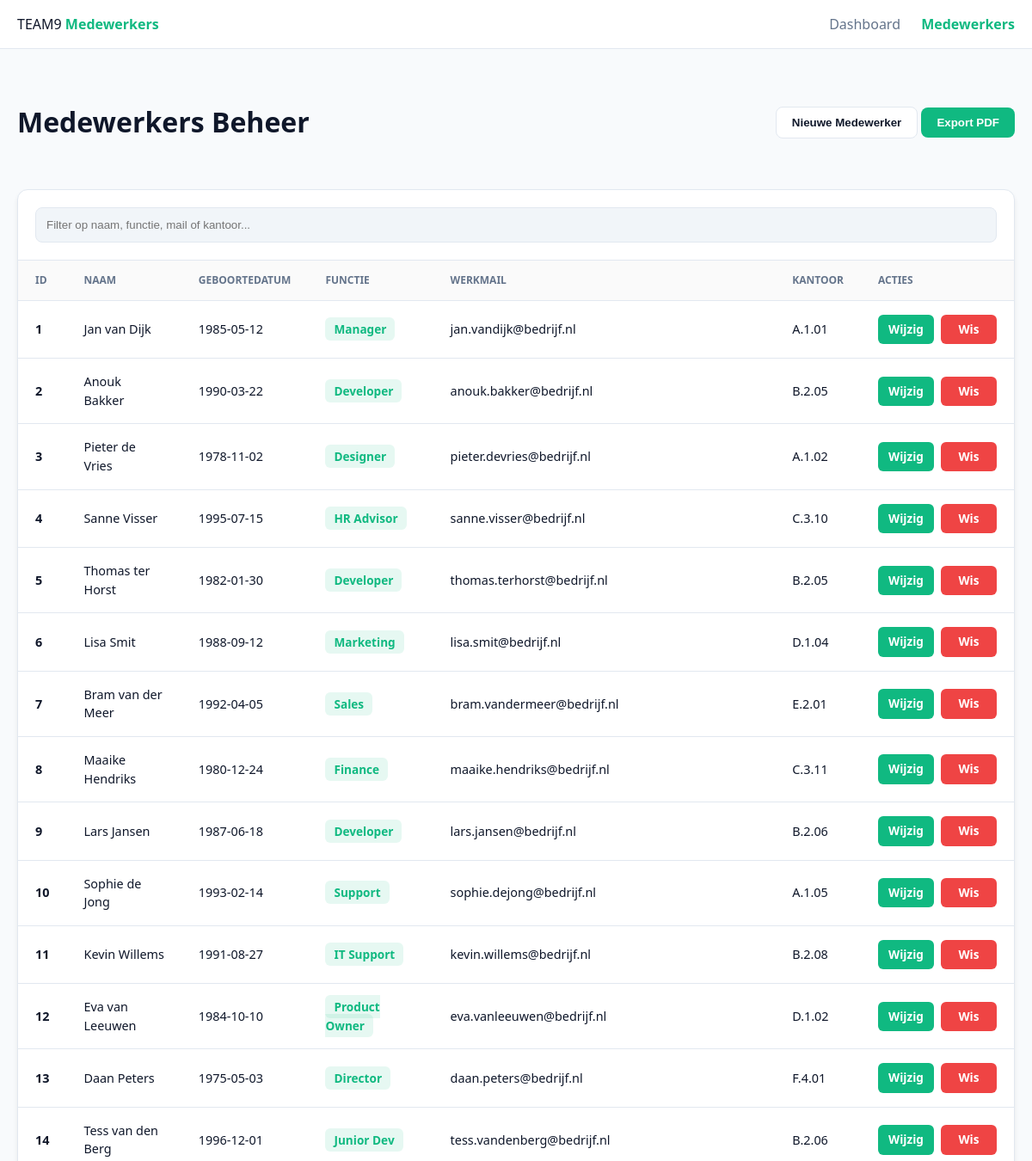
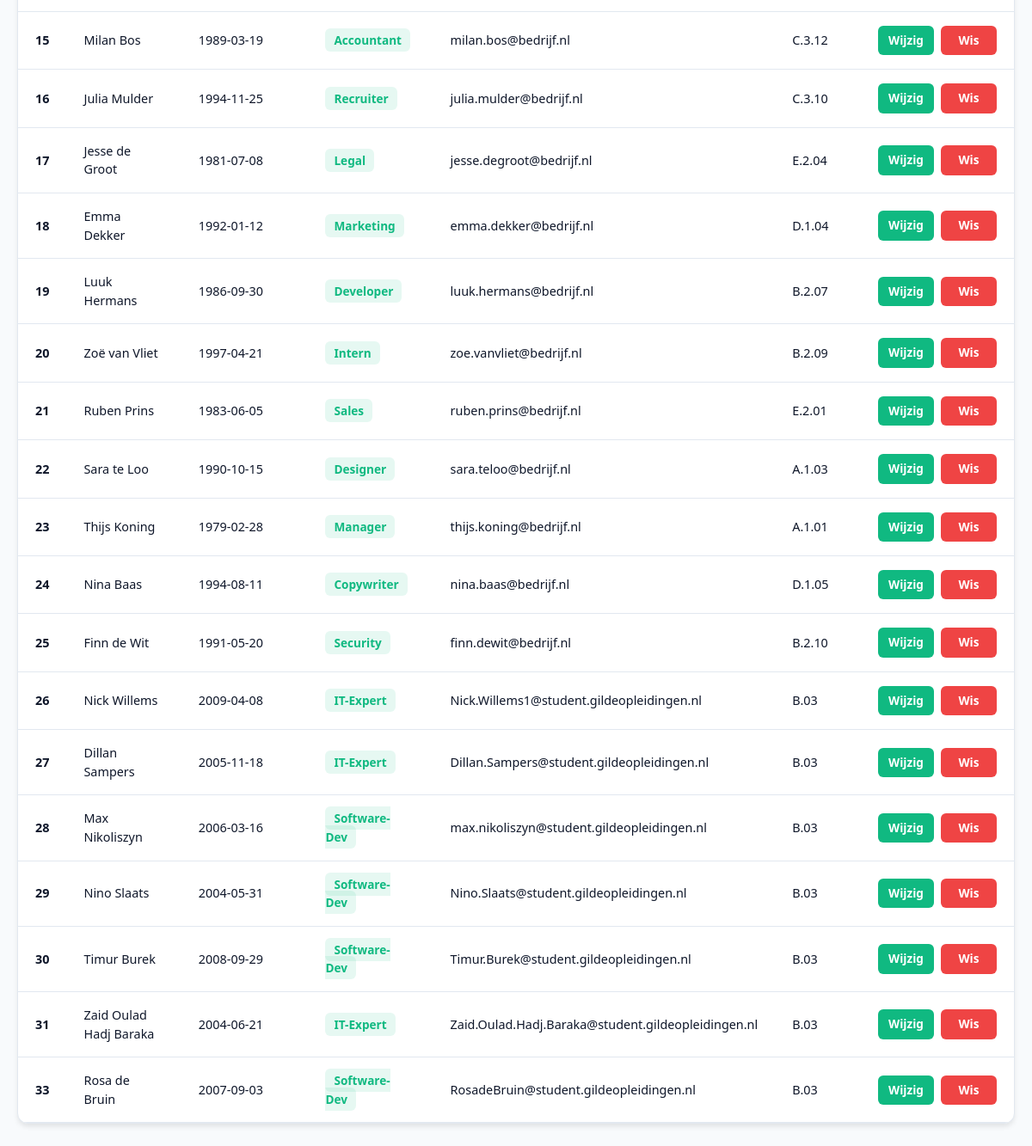
Screenshot of /Max/medewerkers.php with the database file from the repository (2 pictures, top to bottom).
### tables this page shows
CREATE TABLE `medewerkers` (
  `ID` int(11) NOT NULL,
  `Voornaam` varchar(50) NOT NULL,
  `Tussenvoegsel` varchar(15) DEFAULT NULL,
  `Achternaam` varchar(100) NOT NULL,
  `Geboortedatum` date NOT NULL,
  `Functie` varchar(100) DEFAULT NULL,
  `Werkmail` varchar(255) NOT NULL,
  `Kantoorruimte` varchar(20) DEFAULT NULL
);

### Max/medewerkers.php (the view, shortened to what this page needs)
<?php
include 'config.php';
?>
<!DOCTYPE html>
<html lang="nl">
<head>
    <link rel="stylesheet" href="style.css">
</head>
<body>
    <nav class="navbar">
        <div class="nav-container">
            <span class="logo">TEAM9 <strong>Medewerkers</strong></span>
            <div class="nav-links">
                <a href="../Hub/index.php">Dashboard</a>
                <a href="medewerkers.php" class="active">Medewerkers</a>
            </div>
        </div>
    </nav>
    <div class="container">
        <div class="header-section">
            <h1>Medewerkers Beheer</h1>
            <div class="action-buttons">
                <button onclick="toggleForm()" class="btn-secondary">Nieuwe Medewerker</button>
                <button onclick="generatePDF()" class="btn-primary">Export PDF</button>
            </div>
        </div>
        <div class="table-card">
            <div class="table-header">
                <input type="text" id="searchInput" placeholder="Filter op naam, functie, mail of kantoor..." onkeyup="searchTable()">
            </div>
            <div id="pdf-content" style="overflow-x: auto;">
                <table id="employeeTable">
                    <thead>
                        <tr>
                            <th>ID</th>
                            <th>Naam</th>
                            <th>Geboortedatum</th>
                            <th>Functie</th>
                            <th>Werkmail</th>
                            <th>Kantoor</th>
                            <th class="action-cell">Acties</th>
                        </tr>
                    </thead>
                    <tbody>
                        <?php
                        $sql = "SELECT * FROM medewerkers";
                        $result = $conn->query($sql);
                        if ($result && $result->num_rows > 0) {
                            while ($row = $result->fetch_assoc()) {
                                $volledigeNaam = trim($row["Voornaam"] . " " . $row["Tussenvoegsel"] . " " . $row["Achternaam"]);
                                echo "<tr>
                                        <td><strong>" . $row["ID"] . "</strong></td>
                                        <td>" . $volledigeNaam . "</td>
                                        <td>" . $row["Geboortedatum"] . "</td>
                                        <td><span class='badge'>" . $row["Functie"] . "</span></td>
                                        <td>" . $row["Werkmail"] . "</td>
                                        <td>" . $row["Kantoorruimte"] . "</td>
                                        <td class='action-cell'>
                                            <div class='action-cell-flex'>
                                                <a href='edit.php?id=" . $row["ID"] . "' class='btn-edit'>Wijzig</a>
                                                <a href='delete.php?id=" . $row["ID"] . "' class='btn-delete' onclick='return confirm(\"Weet je het zeker?\")'>Wis</a>
                                            </div>
                                        </td>
                                      </tr>";
                            }
                        } else {
                            echo "<tr><td colspan='7' style='text-align:center;'>Geen medewerkers gevonden</td></tr>";
                        }
                        ?>
                    </tbody>
                </table>
            </div>
        </div>
    </div>
</body>
</html>

### Max/style.css (style rules this page uses)
* { box-sizing: border-box; }
:root { --bg-body: #f8fafc; --bg-card: #ffffff; --text-main: #0f172a; --text-muted: #64748b; --border: #e2e8f0; --primary: #10b981; --primary-hover: #059669; --nav-bg: #ffffff; --input-bg: #f1f5f9; --shadow: 0 4px 6px -1px rgba(0, 0, 0, 0.1); --danger: #ef4444; }
body { font-family: 'Segoe UI', Tahoma, Geneva, Verdana, sans-serif; margin: 0; background-color: var(--bg-body); color: var(--text-main); line-height: 1.5; transition: background-color 0.3s ease, color 0.3s ease; }
.navbar { background: var(--nav-bg); border-bottom: 1px solid var(--border); padding: 1rem 0; }
.nav-container { max-width: 1200px; margin: auto; display: flex; justify-content: space-between; align-items: center; padding: 0 20px; }
.logo strong { color: var(--primary); }
.nav-links a { text-decoration: none; color: var(--text-muted); margin-left: 20px; transition: 0.2s; }
.nav-links a.active { color: var(--primary); font-weight: bold; }
.container { max-width: 1200px; margin: 40px auto; padding: 0 20px; }
.header-section { display: flex; justify-content: space-between; align-items: center; margin-bottom: 2rem; }
.table-card, .form-card { background: var(--bg-card); border: 1px solid var(--border); border-radius: 12px; box-shadow: var(--shadow); margin-bottom: 2rem; overflow: hidden; }
.table-header { padding: 20px; border-bottom: 1px solid var(--border); }
input { width: 100%; background: var(--input-bg); border: 1px solid var(--border); color: var(--text-main); padding: 12px; border-radius: 8px; outline: none; transition: border-color 0.2s; }
table { width: 100%; border-collapse: collapse; min-width: 900px; }
th { text-align: left; padding: 14px 20px; color: var(--text-muted); text-transform: uppercase; font-size: 0.75rem; border-bottom: 1px solid var(--border); background: rgba(0,0,0,0.02); }
td { padding: 16px 20px; border-bottom: 1px solid var(--border); font-size: 0.9rem; }
.action-cell { width: 160px; white-space: nowrap; }
.action-cell-flex { display: flex; gap: 8px; flex-wrap: nowrap; align-items: center; }
.badge { background: rgba(16, 185, 129, 0.1); color: var(--primary); padding: 4px 10px; border-radius: 6px; font-weight: 600; font-size: 0.85rem; }
.btn-primary { background: var(--primary); color: white; border: none; padding: 10px 18px; border-radius: 8px; cursor: pointer; font-weight: 600; transition: 0.2s; }
.btn-secondary { background: var(--bg-card); color: var(--text-main); border: 1px solid var(--border); padding: 10px 18px; border-radius: 8px; cursor: pointer; font-weight: 600; }
.btn-edit, .btn-delete { padding: 7px 12px; border-radius: 6px; text-decoration: none; font-size: 0.85rem; font-weight: 600; color: white !important; display: inline-block; min-width: 65px; text-align: center; }
.btn-edit { background-color: var(--primary); }
.btn-delete { background-color: var(--danger); }

### rows the page displays
medewerkers: ID "1", volledigeNaam "Jan van Dijk", Geboortedatum "1985-05-12", Functie "Manager", Werkmail "jan.vandijk@bedrijf.nl", Kantoorruimte "A.1.01"
medewerkers: ID "2", volledigeNaam "Anouk Bakker", Geboortedatum "1990-03-22", Functie "Developer", Werkmail "anouk.bakker@bedrijf.nl", Kantoorruimte "B.2.05"
medewerkers: ID "3", volledigeNaam "Pieter de Vries", Geboortedatum "1978-11-02", Functie "Designer", Werkmail "pieter.devries@bedrijf.nl", Kantoorruimte "A.1.02"
medewerkers: ID "4", volledigeNaam "Sanne Visser", Geboortedatum "1995-07-15", Functie "HR Advisor", Werkmail "sanne.visser@bedrijf.nl", Kantoorruimte "C.3.10"
medewerkers: ID "5", volledigeNaam "Thomas ter Horst", Geboortedatum "1982-01-30", Functie "Developer", Werkmail "thomas.terhorst@bedrijf.nl", Kantoorruimte "B.2.05"
medewerkers: ID "6", volledigeNaam "Lisa Smit", Geboortedatum "1988-09-12", Functie "Marketing", Werkmail "lisa.smit@bedrijf.nl", Kantoorruimte "D.1.04"
medewerkers: ID "7", volledigeNaam "Bram van der Meer", Geboortedatum "1992-04-05", Functie "Sales", Werkmail "bram.vandermeer@bedrijf.nl", Kantoorruimte "E.2.01"
medewerkers: ID "8", volledigeNaam "Maaike Hendriks", Geboortedatum "1980-12-24", Functie "Finance", Werkmail "maaike.hendriks@bedrijf.nl", Kantoorruimte "C.3.11"
medewerkers: ID "9", volledigeNaam "Lars Jansen", Geboortedatum "1987-06-18", Functie "Developer", Werkmail "lars.jansen@bedrijf.nl", Kantoorruimte "B.2.06"
medewerkers: ID "10", volledigeNaam "Sophie de Jong", Geboortedatum "1993-02-14", Functie "Support", Werkmail "sophie.dejong@bedrijf.nl", Kantoorruimte "A.1.05"
medewerkers: ID "11", volledigeNaam "Kevin Willems", Geboortedatum "1991-08-27", Functie "IT Support", Werkmail "kevin.willems@bedrijf.nl", Kantoorruimte "B.2.08"
medewerkers: ID "12", volledigeNaam "Eva van Leeuwen", Geboortedatum "1984-10-10", Functie "Product Owner", Werkmail "eva.vanleeuwen@bedrijf.nl", Kantoorruimte "D.1.02"
medewerkers: ID "13", volledigeNaam "Daan Peters", Geboortedatum "1975-05-03", Functie "Director", Werkmail "daan.peters@bedrijf.nl", Kantoorruimte "F.4.01"
medewerkers: ID "14", volledigeNaam "Tess van den Berg", Geboortedatum "1996-12-01", Functie "Junior Dev", Werkmail "tess.vandenberg@bedrijf.nl", Kantoorruimte "B.2.06"
medewerkers: ID "15", volledigeNaam "Milan Bos", Geboortedatum "1989-03-19", Functie "Accountant", Werkmail "milan.bos@bedrijf.nl", Kantoorruimte "C.3.12"
medewerkers: ID "16", volledigeNaam "Julia Mulder", Geboortedatum "1994-11-25", Functie "Recruiter", Werkmail "julia.mulder@bedrijf.nl", Kantoorruimte "C.3.10"
medewerkers: ID "17", volledigeNaam "Jesse de Groot", Geboortedatum "1981-07-08", Functie "Legal", Werkmail "jesse.degroot@bedrijf.nl", Kantoorruimte "E.2.04"
medewerkers: ID "18", volledigeNaam "Emma Dekker", Geboortedatum "1992-01-12", Functie "Marketing", Werkmail "emma.dekker@bedrijf.nl", Kantoorruimte "D.1.04"
medewerkers: ID "19", volledigeNaam "Luuk Hermans", Geboortedatum "1986-09-30", Functie "Developer", Werkmail "luuk.hermans@bedrijf.nl", Kantoorruimte "B.2.07"
medewerkers: ID "20", volledigeNaam "Zoë van Vliet", Geboortedatum "1997-04-21", Functie "Intern", Werkmail "zoe.vanvliet@bedrijf.nl", Kantoorruimte "B.2.09"
medewerkers: ID "21", volledigeNaam "Ruben Prins", Geboortedatum "1983-06-05", Functie "Sales", Werkmail "ruben.prins@bedrijf.nl", Kantoorruimte "E.2.01"
medewerkers: ID "22", volledigeNaam "Sara te Loo", Geboortedatum "1990-10-15", Functie "Designer", Werkmail "sara.teloo@bedrijf.nl", Kantoorruimte "A.1.03"
medewerkers: ID "23", volledigeNaam "Thijs Koning", Geboortedatum "1979-02-28", Functie "Manager", Werkmail "thijs.koning@bedrijf.nl", Kantoorruimte "A.1.01"
medewerkers: ID "24", volledigeNaam "Nina Baas", Geboortedatum "1994-08-11", Functie "Copywriter", Werkmail "nina.baas@bedrijf.nl", Kantoorruimte "D.1.05"
medewerkers: ID "25", volledigeNaam "Finn de Wit", Geboortedatum "1991-05-20", Functie "Security", Werkmail "finn.dewit@bedrijf.nl", Kantoorruimte "B.2.10"
medewerkers: ID "26", volledigeNaam "Nick Willems", Geboortedatum "2009-04-08", Functie "IT-Expert", Werkmail "Nick.Willems1@student.gildeopleidingen.nl", Kantoorruimte "B.03"
medewerkers: ID "27", volledigeNaam "Dillan Sampers", Geboortedatum "2005-11-18", Functie "IT-Expert", Werkmail "Dillan.Sampers@student.gildeopleidingen.nl", Kantoorruimte "B.03"
medewerkers: ID "28", volledigeNaam "Max Nikoliszyn", Geboortedatum "2006-03-16", Functie "Software-Dev", Werkmail "max.nikoliszyn@student.gildeopleidingen.nl", Kantoorruimte "B.03"
medewerkers: ID "29", volledigeNaam "Nino Slaats", Geboortedatum "2004-05-31", Functie "Software-Dev", Werkmail "Nino.Slaats@student.gildeopleidingen.nl", Kantoorruimte "B.03"
medewerkers: ID "30", volledigeNaam "Timur Burek", Geboortedatum "2008-09-29", Functie "Software-Dev", Werkmail "Timur.Burek@student.gildeopleidingen.nl", Kantoorruimte "B.03"
medewerkers: ID "31", volledigeNaam "Zaid Oulad Hadj Baraka", Geboortedatum "2004-06-21", Functie "IT-Expert", Werkmail "Zaid.Oulad.Hadj.Baraka@student.gildeopleidingen.nl", Kantoorruimte "B.03"
medewerkers: ID "33", volledigeNaam "Rosa de Bruin", Geboortedatum "2007-09-03", Functie "Software-Dev", Werkmail "RosadeBruin@student.gildeopleidingen.nl", Kantoorruimte "B.03"
